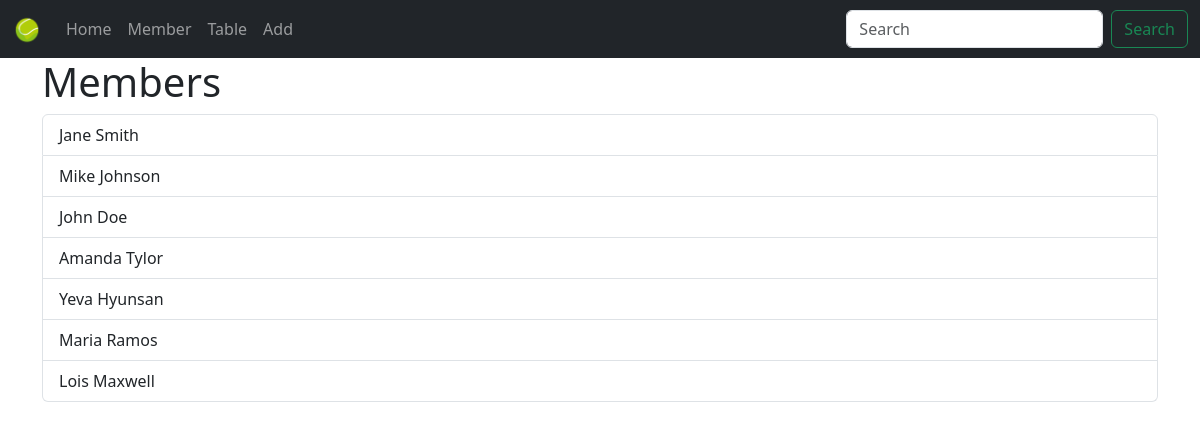
/all_members/, run on the app's committed database.
### members/models.py (models this page shows, shortened)
class Member(models.Model):
    firstname = models.CharField(max_length=255)
    lastname = models.CharField(max_length=255)
    email = models.EmailField(max_length=255, unique=True, blank=True)
    joined_date = models.DateField(null=True)
    slug = models.SlugField(default="", null=False)
    bio = models.TextField(max_length=500, blank=True, null=True)
    profile_image = models.ImageField(upload_to='members/', blank=True, null=True) # New.
    phone_number = models.CharField(max_length=50, blank=True, null=True) # New.

### members/views.py (the view)
# urls.py: path('all_members/', view=views.all_members, name='all_members'),
def all_members(request):
    all_members = models.Member.objects.all()
    return render(request=request, template_name='all_members.html', context={'members': all_members})

### templates/all_members.html (shortened to what this page needs)
{% extends "master.html" %}
{% block content %}
    <div class="mycard">
        <h1>Members</h1>
        <div class="list-group">
            {% if members %}
                {% for x in members %}
                    <button type="button" class="list-group-item list-group-item-action" onclick="window.location = 'details/{{ x.slug }}'">{{ x.firstname }} {{ x.lastname }}</button>
                {% endfor %}
            {% endif %}
        </div>
    </div>
{% endblock %}

### templates/master.html (shortened to what this page needs)
{% load static %}
<!DOCTYPE html>
<html lang="en">
{% load static %}
<head>
    {% load bootstrap5 %}
    {% bootstrap_css %}
</head>
<body>
    {% include 'nav.html' %}
    <div class="container">
        {% block content %}
        {% endblock %}
    </div>
</body>
</html>

### templates/nav.html (shortened to what this page needs)
{% load static %}
<nav class="navbar navbar-expand-lg bg-dark navbar-dark">
    <div class="container-fluid">
        <a class="navbar-brand" href="{% url 'main' %}">
            <img src="{% static 'logo.png' %}" alt="Logo" width="30" height="30">
        </a>
        <div class="collapse navbar-collapse" id="navbarSupportedContent">
            <ul class="navbar-nav me-auto mb-2 mb-lg-0">
                <li class="nav-item">
                    <a class="nav-link" href="{% url 'main' %}">Home</a>
                </li>
                <li class="nav-item">
                    <a class="nav-link" href="{% url 'all_members' %}">Member</a>
                </li>
                <li class="nav-item">
                    <a class="nav-link" href="{% url 'table' %}">Table</a>
                </li>
                <li class="nav-item">
                    <a class="nav-link" href="{% url 'add_member' %}">Add</a>
                </li>
            </ul>
            <form class="d-flex" role="search">
                <input class="form-control me-2" type="search" placeholder="Search" aria-label="Search">
                <button class="btn btn-outline-success" type="submit">Search</button>
            </form>
        </div>
    </div>
</nav>

### data on the page
Member: firstname "Jane", lastname "Smith"
Member: firstname "Mike", lastname "Johnson"
Member: firstname "John", lastname "Doe"
Member: firstname "Amanda", lastname "Tylor"
Member: firstname "Yeva", lastname "Hyunsan"
Member: firstname "Maria", lastname "Ramos"
Member: firstname "Lois", lastname "Maxwell"
